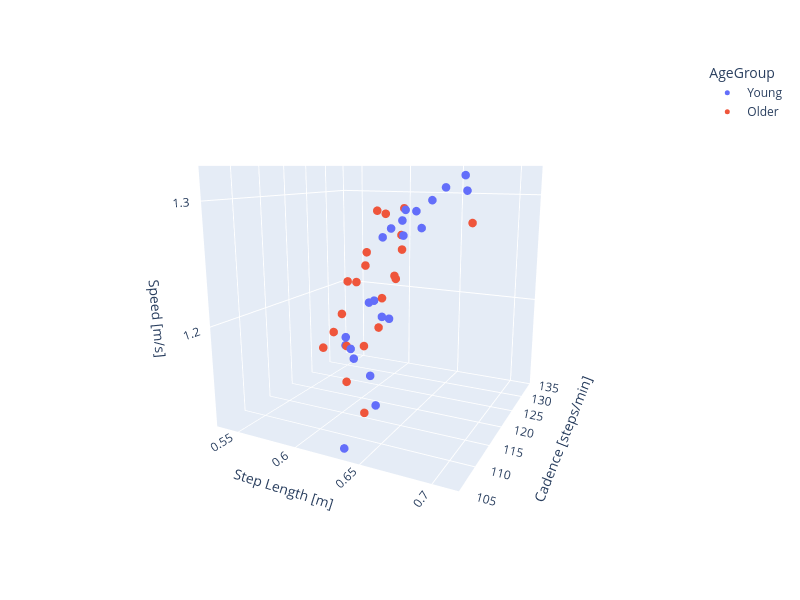

Notebook code cell kept with this figure:
### Markdown cell above
## Three-dimensional plots: Step Length and Cadence versus Speed

### Code cell
cadence_label = 'Cadence [steps/s]' if df['Cadence'].mean() < 10 else 'Cadence [steps/min]'
# add plane: https://memotut.com/en/e42c726cdee25767105d/
df['AgeGroup'] = df['AgeGroup'].replace({0: 'Young', 1: 'Older'}).astype(str)
fig = px.scatter_3d(df, x='StepLength', y='Cadence', z='Speed', color='AgeGroup',
                    labels={'StepLength': 'Step Length [m]', 'Cadence': cadence_label,
                            'Speed': 'Speed [m/s]'},
                    width=800, height=600)
fig.update_traces(marker=dict(size=5), selector=dict(mode='markers'))
camera = dict(up=dict(x=0, y=0, z=1), center=dict(x=0, y=0, z=0), eye=dict(x=1, y=-2, z=0.5))
fig.update_layout(scene_camera=camera)
fig.show()

### Figure 1 — Plotly figure (JSON) as saved in the notebook; plotly's stock layout.template omitted (floating-point values rounded to 4 significant figures)
{"data": [{"hovertemplate": "AgeGroup=Young<br>Step Length [m]=%{x}<br>Cadence [steps/min]=%{y}<br>Speed [m/s]=%{z}<extra></extra>", "legendgroup": "Young", "marker": {"color": "#636efa", "size": 5, "symbol": "circle"}, "mode": "markers", "name": "Young", "scene": "scene", "showlegend": true, "type": "scatter3d", "x": [0.6471, 0.6356, 0.6646, 0.6484, 0.6643, 0.6404, 0.643, 0.6161, 0.5948, 0.7033, 0.6134, 0.6029, 0.6364, 0.6735, 0.6116, 0.6592, 0.5997, 0.6128, 0.6302, 0.6405, 0.6975, 0.5841], "y": [112.9, 105.9, 118.0, 119.6, 115.2, 118.8, 109.6, 113.6, 117.5, 111.5, 119.6, 116.5, 120.8, 118.4, 125.0, 105.9, 126.3, 118.4, 122.0, 113.2, 113.6, 120.4], "z": [1.21, 1.12, 1.3, 1.29, 1.28, 1.27, 1.17, 1.17, 1.17, 1.31, 1.21, 1.17, 1.29, 1.31, 1.27, 1.16, 1.26, 1.21, 1.28, 1.21, 1.32, 1.17]}, {"hovertemplate": "AgeGroup=Older<br>Step Length [m]=%{x}<br>Cadence [steps/min]=%{y}<br>Speed [m/s]=%{z}<extra></extra>", "legendgroup": "Older", "marker": {"color": "#EF553B", "size": 5, "symbol": "circle"}, "mode": "markers", "name": "Older", "scene": "scene", "showlegend": true, "type": "scatter3d", "x": [0.5965, 0.552, 0.5355, 0.5658, 0.572, 0.5688, 0.6489, 0.6377, 0.6367, 0.6288, 0.6478, 0.6424, 0.5385, 0.6319, 0.6216, 0.7115, 0.5912, 0.5602, 0.6117, 0.6439, 0.58], "y": [117.3, 125.7, 134.3, 128.6, 130.0, 134.3, 106.5, 119.2, 113.6, 123.1, 114.3, 115.8, 126.1, 115.9, 114.5, 109.3, 130.0, 125.9, 113.0, 117.3, 127.2], "z": [1.17, 1.16, 1.2, 1.21, 1.24, 1.28, 1.15, 1.27, 1.2, 1.29, 1.24, 1.24, 1.14, 1.22, 1.18, 1.29, 1.28, 1.18, 1.15, 1.26, 1.23]}], "layout": {"height": 600, "legend": {"title": {"text": "AgeGroup"}, "tracegroupgap": 0}, "margin": {"t": 60}, "scene": {"camera": {"center": {"x": 0, "y": 0, "z": 0}, "eye": {"x": 1, "y": -2, "z": 0.5}, "up": {"x": 0, "y": 0, "z": 1}}, "domain": {"x": [0.0, 1.0], "y": [0.0, 1.0]}, "xaxis": {"title": {"text": "Step Length [m]"}}, "yaxis": {"title": {"text": "Cadence [steps/min]"}}, "zaxis": {"title": {"text": "Speed [m/s]"}}}, "width": 800}}
